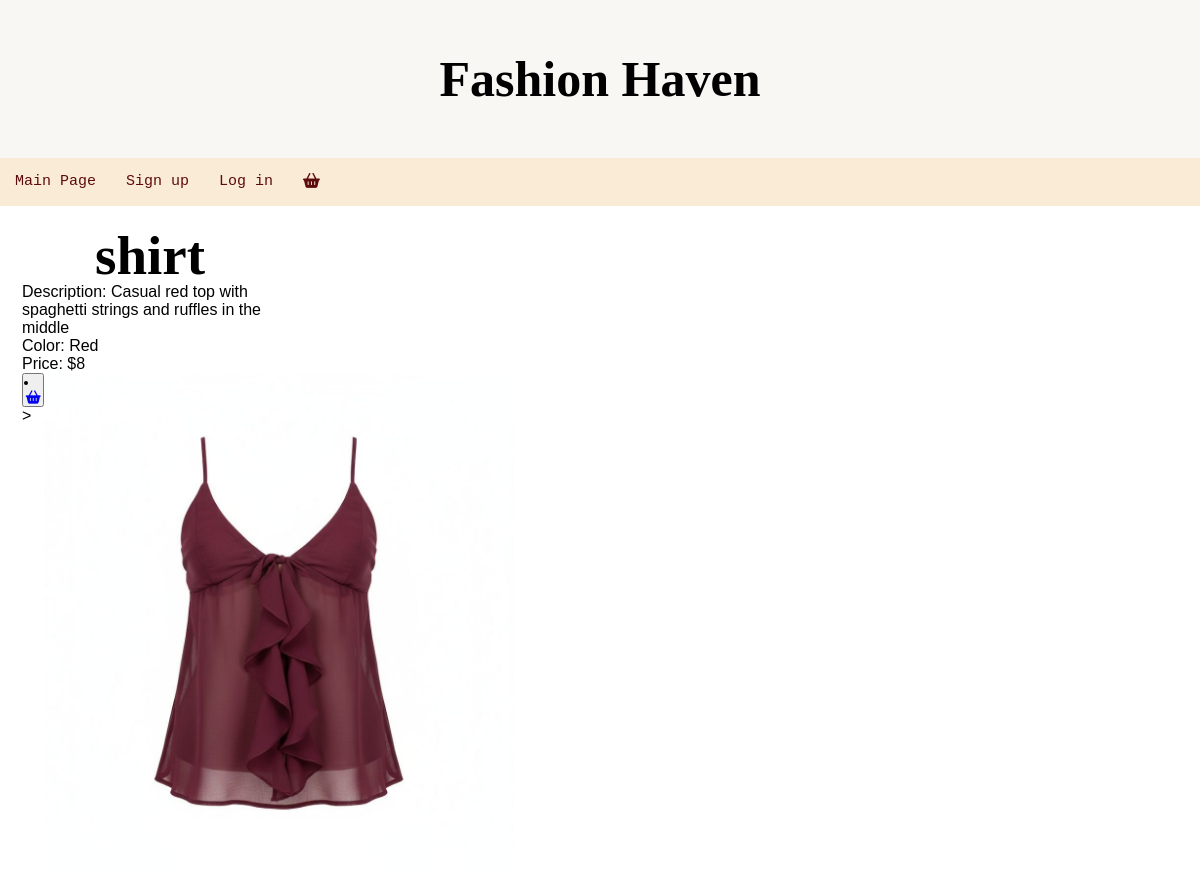
The app's page /item/2 with its own data.
### tables this page shows
CREATE TABLE "Item" (
	"ID"	INTEGER,
	"Type"	INTEGER,
	"Info"	TEXT,
	"Color"	TEXT,
	"Price"	TEXT,
	"img-src"	TEXT,
	PRIMARY KEY("ID")
);

### app.py (the view)
@app.route('/item/<int:id>')
def single_item_name(id):
    sql= f"SELECT * FROM Item WHERE id={id}" #TOOO remove f-string
    item_name = query_db(sql, one=True)
    return render_template('single_item_name.html', item_name=item_name)

### app.py (called while the page is built)
def query_db(sql,args=(),one=False):
    db = sqlite3.connect('ERD .db')
    cursor = db.cursor()
    cursor.execute(sql, args)
    results = cursor.fetchall()
    print(sql, args, one)
    print('results:', results)
    db.commit()
    db.close()
    return (results[0] if results else None) if one else results

### templates/single_item_name.html (shortened to what this page needs)
{% extends 'base.html' %}
{% block content %}
<head>
      <link rel="stylesheet" href="{{url_for ('static', filename='/style.css')}}">
</head>
<body>
      <div class="type">
          <h1>{{item_name[1]}}</h1>
           <p>Description: {{item_name[2]}}</p>
           <p>Color: {{item_name[3]}}</p>
           <p class>Price: {{item_name[4]}}</p>
           <div class="shopping">
            <form action="/add_to_cart/{{item_name[0]}}" method="POST"> <button type="submit"><li class= "checkout"><a href="/checkout" ><i class="fa-solid fa-basket-shopping"></i></a></li></button>></form>
          <img class= "item-image" src="{{url_for('static',filename='images/'+item_name[5])}}" alt="{{item_name[1]}}">
      </div>
</body>
{% endblock %}

### static/style.css (style rules this page uses)
* { margin: 0; padding: 0; font-family: 'Poppins', sans-serif; box-sizing: border-box; }
body { margin: 0px; background-image: url("https://images.unsplash.com/photo-1645785328791-64e8ff28edcd?q=80&w=2232&auto=format&fit=crop&ixlib=rb-4.1.0&ixid=M3wxMjA3fDB8MHxwaG90by1wYWdlfHx8fGVufDB8fHx8fA==Ybackground_image.avif"); background-repeat: no-repeat; background-attachment: fixed; }
h1 { text-align: center; padding: 50px; font-size: 50px; background-color: rgb(249, 247, 244); font-family: "Lucida Handwriting", Cursive; margin: 0; }
.item-image { width: 500px; height: 500px; object-fit: absolute; object-position: right; }
.shopping { display: flex; width: 30px; height: 100px; }
.type { border-radius: 25px; border: 2px solid #fff; padding: 20px; width: 300px; height: 100px; display: absolute; align-items: center; }
.type h1 { margin: 0; font-size: 55px; line-height: 1; padding: 0; background: transparent; }

### records on screen
Item: Type "shirt", Info "Casual red top with spaghetti strings and ruffles in the middle", Color "Red", Price "$8", url_for (picture)
